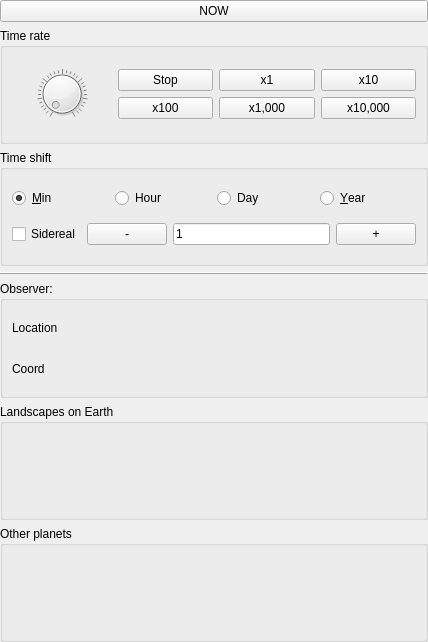
        <widget class="QWidget" name="scrollLeftWidget">
         <property name="geometry">
          <rect>
           <x>0</x>
           <y>0</y>
           <width>428</width>
           <height>642</height>
          </rect>
         </property>
         <property name="sizePolicy">
          <sizepolicy hsizetype="Maximum" vsizetype="Preferred">
           <horstretch>0</horstretch>
           <verstretch>0</verstretch>
          </sizepolicy>
         </property>
         <layout class="QVBoxLayout" name="verticalLayout_4">
          <property name="leftMargin">
           <number>0</number>
          </property>
          <property name="topMargin">
           <number>0</number>
          </property>
          <property name="rightMargin">
           <number>0</number>
          </property>
          <property name="bottomMargin">
           <number>0</number>
          </property>
          <item>
           <layout class="QVBoxLayout" name="layoutDateTime">
            <property name="spacing">
             <number>0</number>
            </property>
           </layout>
          </item>
          <item>
           <widget class="QPushButton" name="btnTimeNow">
            <property name="text">
             <string>NOW</string>
            </property>
            <property name="flat">
             <bool>false</bool>
            </property>
           </widget>
          </item>
          <item>
           <widget class="QGroupBox" name="groupTimeRate">
            <property name="title">
             <string>Time rate</string>
            </property>
            <layout class="QVBoxLayout" name="verticalLayout_59">
             <item>
              <layout class="QGridLayout" name="gridLayout_17">
               <item row="1" column="1">
                <widget class="QPushButton" name="btnTimeRate2">
                 <property name="text">
                  <string>x100</string>
                 </property>
                </widget>
               </item>
               <item row="0" column="2">
                <widget class="QPushButton" name="btnTimeRate0">
                 <property name="text">
                  <string>x1</string>
                 </property>
                </widget>
               </item>
               <item row="0" column="1">
                <widget class="QPushButton" name="btnTimeStop">
                 <property name="text">
                  <string>Stop</string>
                 </property>
                </widget>
               </item>
               <item row="0" column="3">
                <widget class="QPushButton" name="btnTimeRate1">
                 <property name="text">
                  <string>x10</string>
                 </property>
                </widget>
               </item>
               <item row="1" column="3">
                <widget class="QPushButton" name="btnTimeRate4">
                 <property name="text">
                  <string>x10,000</string>
                 </property>
                </widget>
               </item>
               <item row="1" column="2">
                <widget class="QPushButton" name="btnTimeRate3">
                 <property name="text">
                  <string>x1,000</string>
                 </property>
                </widget>
               </item>
               <item row="0" column="0" rowspan="2">
                <widget class="PlanetC_sliTimeRate" name="sliTimeRate">
                 <property name="maximum">
                  <number>600</number>
                 </property>
                 <property name="singleStep">
                  <number>1</number>
                 </property>
                 <property name="pageStep">
                  <number>50</number>
                 </property>
                 <property name="tracking">
                  <bool>false</bool>
                 </property>
                 <property name="notchTarget">
                  <double>20.000000000000000</double>
                 </property>
                 <property name="notchesVisible">
                  <bool>true</bool>
                 </property>
                </widget>
               </item>
              </layout>
             </item>
            </layout>
           </widget>
          </item>
          <item>
           <widget class="QGroupBox" name="groupTimeShift">
            <property name="title">
             <string>Time shift</string>
            </property>
            <layout class="QVBoxLayout" name="verticalLayout_60">
             <item>
              <layout class="QHBoxLayout" name="horizontalLayout_19">
               <item>
                <widget class="QRadioButton" name="radioTimeRel1">
                 <property name="text">
                  <string>&amp;Min</string>
                 </property>
                 <property name="checked">
                  <bool>true</bool>
                 </property>
                </widget>
               </item>
               <item>
                <widget class="QRadioButton" name="radioTimeRel2">
                 <property name="text">
                  <string>Hour</string>
                 </property>
                </widget>
               </item>
               <item>
                <widget class="QRadioButton" name="radioTimeRel3">
                 <property name="text">
                  <string>Day</string>
                 </property>
                </widget>
               </item>
               <item>
                <widget class="QRadioButton" name="radioTimeRel4">
                 <property name="text">
                  <string>&amp;Year</string>
                 </property>
                </widget>
               </item>
              </layout>
             </item>
             <item>
              <layout class="QHBoxLayout" name="horizontalLayout_20">
               <item>
                <layout class="QVBoxLayout" name="verticalLayout_61">
                 <item>
                  <widget class="QCheckBox" name="checkSidereal">
                   <property name="text">
                    <string>Sidereal</string>
                   </property>
                   <property name="checked">
                    <bool>false</bool>
                   </property>
                  </widget>
                 </item>
                </layout>
               </item>
               <item>
                <widget class="QPushButton" name="btnTimeRelMinus">
                 <property name="text">
                  <string>-</string>
                 </property>
                </widget>
               </item>
               <item>
                <widget class="QLineEdit" name="lineTimeRelAmount">
                 <property name="text">
                  <string>1</string>
                 </property>
                </widget>
               </item>
               <item>
                <widget class="QPushButton" name="btnTimeRelPlus">
                 <property name="text">
                  <string>+</string>
                 </property>
                </widget>
               </item>
              </layout>
             </item>
            </layout>
           </widget>
          </item>
          <item>
           <widget class="QFrame" name="frmSeparator0">
            <property name="frameShape">
             <enum>QFrame::HLine</enum>
            </property>
            <property name="frameShadow">
             <enum>QFrame::Raised</enum>
            </property>
           </widget>
          </item>
          <item>
           <widget class="QGroupBox" name="groupLocEarth_3">
            <property name="title">
             <string>Observer:</string>
            </property>
            <layout class="QVBoxLayout" name="verticalLayout_5">
             <item>
              <layout class="QVBoxLayout" name="layoutLocEarth_2">
               <item>
                <widget class="QLabel" name="labelLocation">
                 <property name="text">
                  <string>Location</string>
                 </property>
                </widget>
               </item>
               <item>
                <widget class="QLabel" name="labelCoord">
                 <property name="text">
                  <string>Coord</string>
                 </property>
                </widget>
               </item>
              </layout>
             </item>
            </layout>
           </widget>
          </item>
          <item>
           <widget class="QGroupBox" name="groupLocEarth">
            <property name="title">
             <string>Landscapes on Earth</string>
            </property>
            <layout class="QVBoxLayout" name="verticalLayout_14">
             <item>
              <layout class="QGridLayout" name="layoutLocEarth"/>
             </item>
            </layout>
           </widget>
          </item>
          <item>
           <widget class="QGroupBox" name="groupLocEarth_2">
            <property name="title">
             <string>Other planets</string>
            </property>
            <layout class="QVBoxLayout" name="verticalLayout_16">
             <item>
              <layout class="QGridLayout" name="layoutLocOther"/>
             </item>
            </layout>
           </widget>
          </item>
         </layout>
        </widget>
